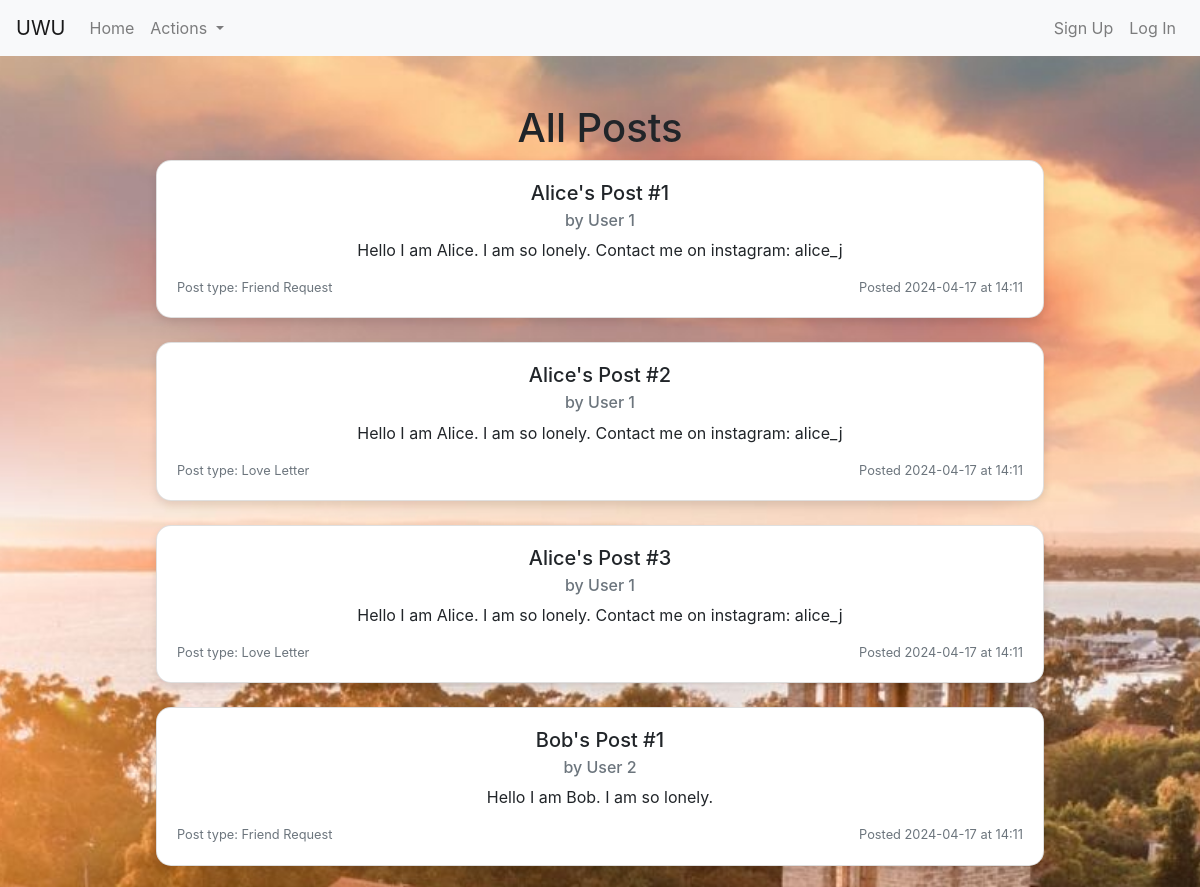
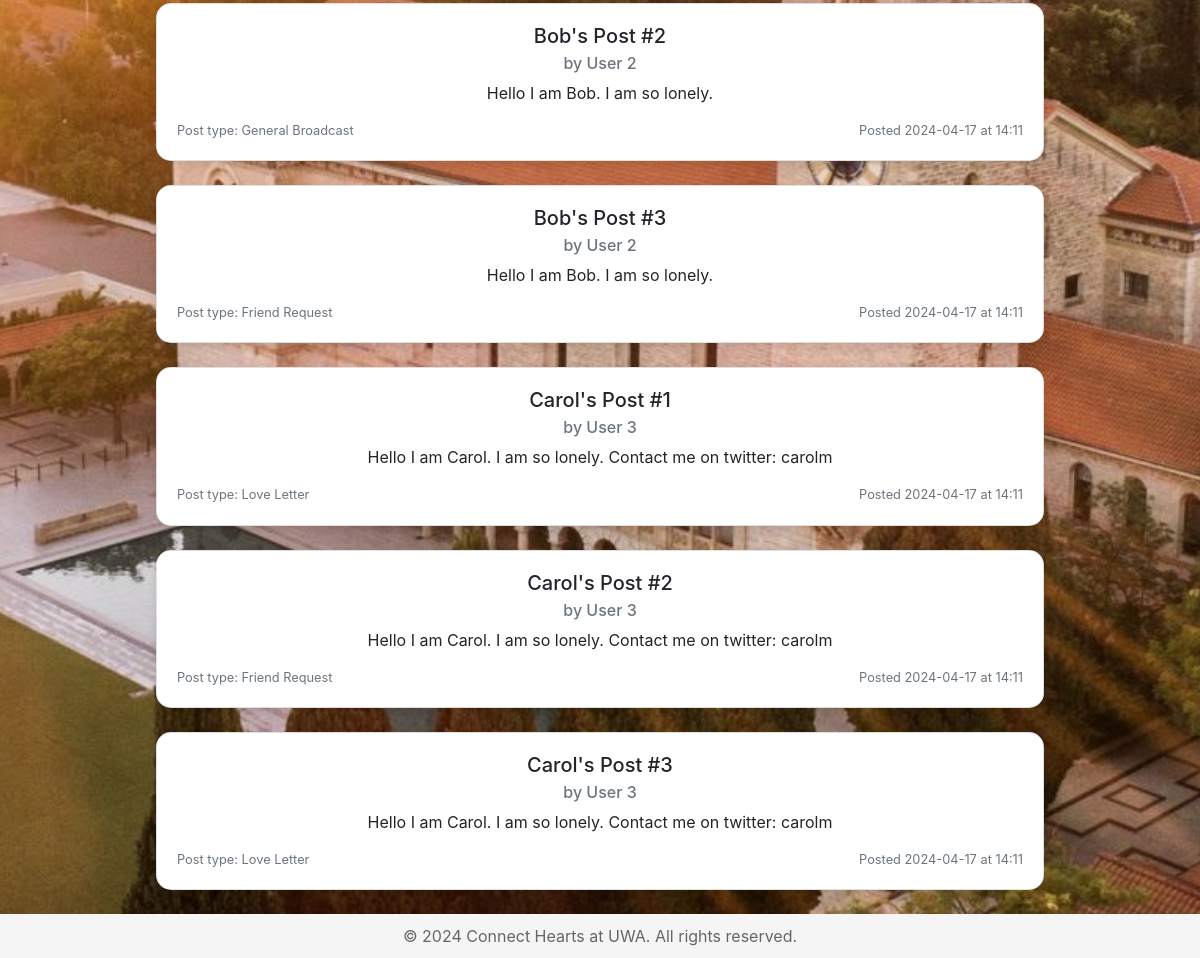
Page /post/browse on the earlier database version (2 pictures, top to bottom).
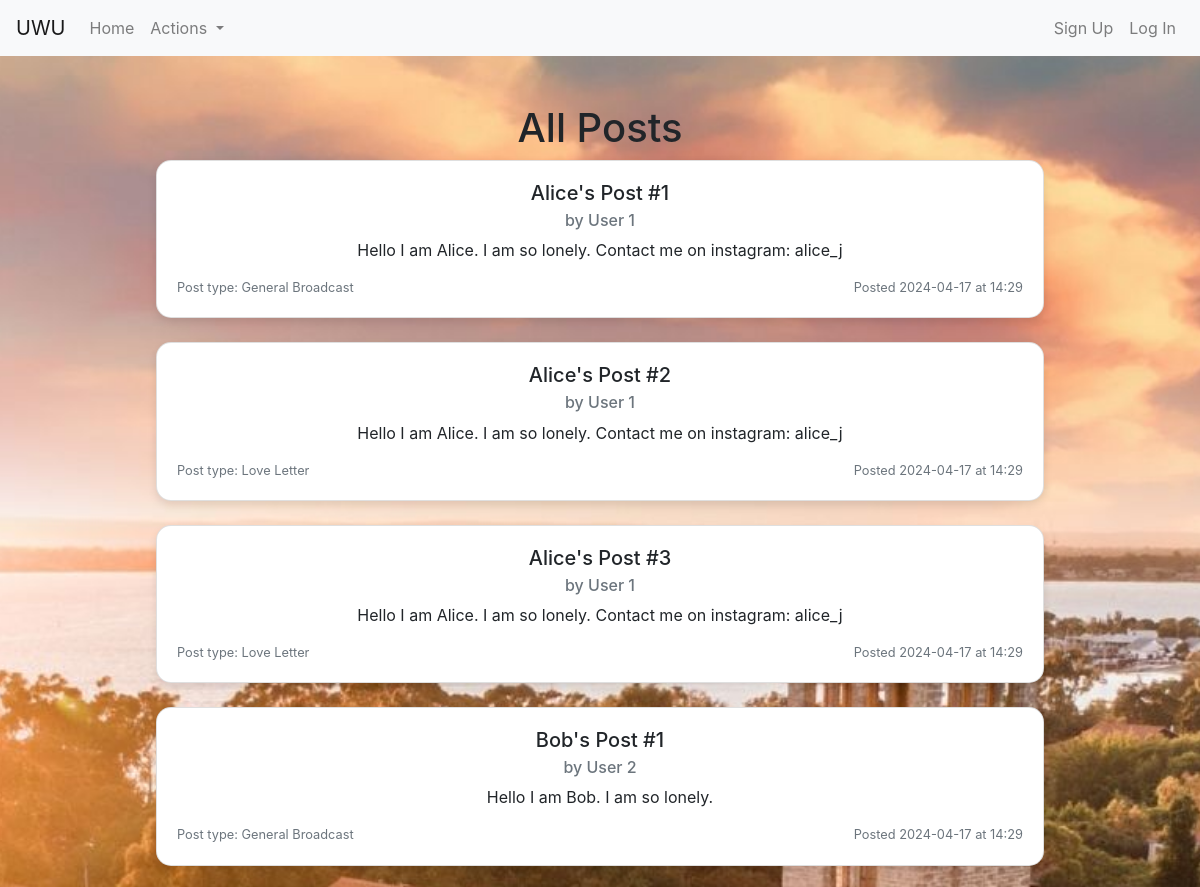
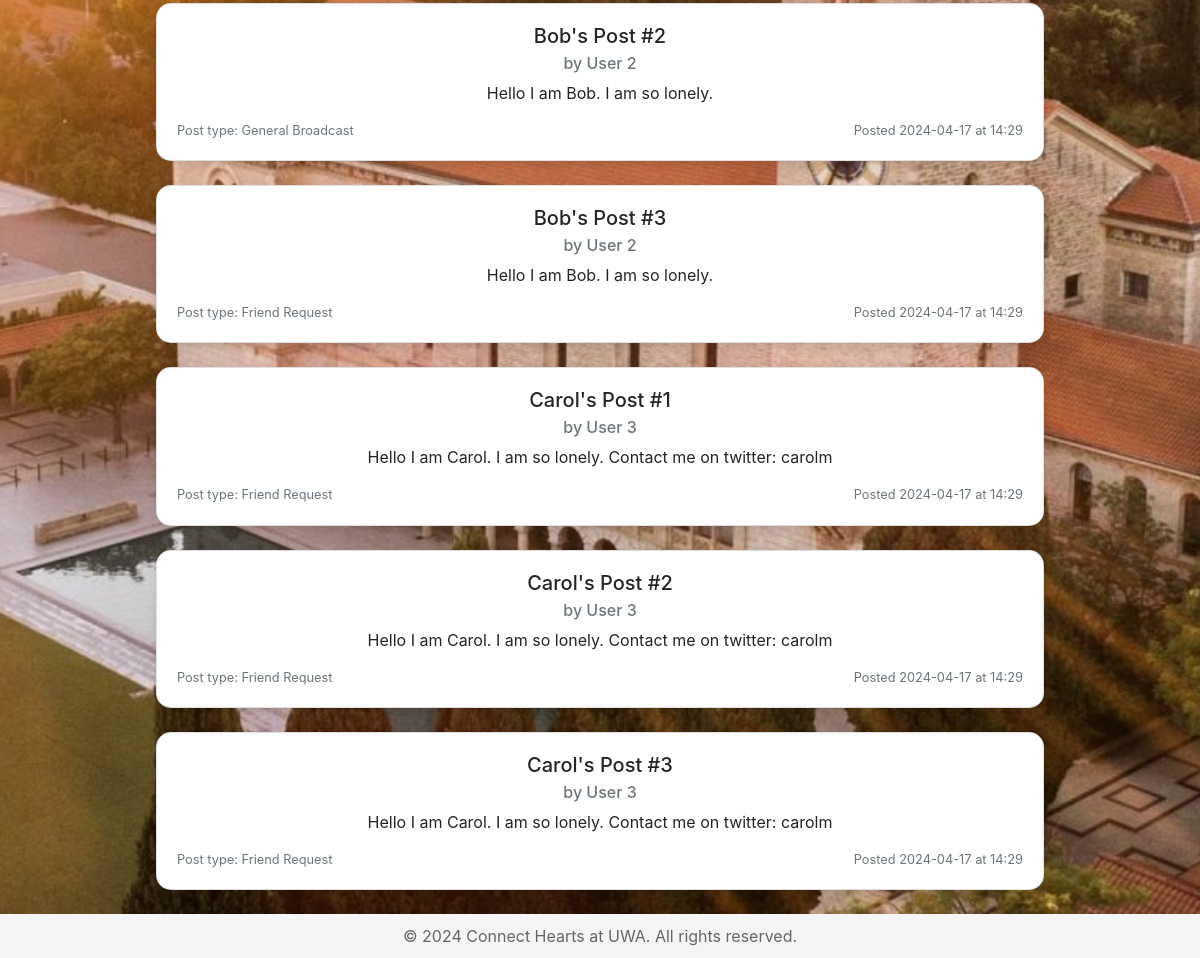
Same page on the later database version (2 pictures, top to bottom).
### models.py (models this page shows)
class Post(db.Model):
    post_id = db.Column(db.Integer, primary_key=True)
    user_id = db.Column(db.Integer, db.ForeignKey("user.user_id"), nullable=False)
    title = db.Column(db.String(200), nullable=False)
    is_anonymous = db.Column(db.Boolean, default=False)
    content = db.Column(db.Text, nullable=False)
    post_type = db.Column(db.String(50), nullable=False)
    created_at = db.Column(db.DateTime, server_default=db.func.now())
    replies = db.relationship("Reply", backref="post", lazy=True)

### blueprints/post.py (the view)
@post.route("/browse")
def browse():
    posts = Post.query.all()
    return render_template("browse.html", posts=posts)

### templates/browse.html (shortened to what this page needs)
{% extends "base.html" %}
{% block content %}
<div class="container mt-5">
    <h1 class="text-center">All Posts</h1>
    {% for post in posts %}
    <div class="card mb-4" style="width: 80%; margin-left: auto; margin-right: auto;">
        <div class="card-body">
            <h5 class="card-title">{{ post.title }}</h5>
            <h6 class="card-subtitle mb-2 text-muted">by User {{ post.user_id }}</h6>
            <p class="card-text">{{ post.content }}</p>
            <div class="d-flex justify-content-between">
                <small class="text-muted">Post type: {{ post.post_type }}</small>
                <small class="text-muted">
                    Posted {{ post.created_at.strftime('%Y-%m-%d at %H:%M') }}
                </small>
            </div>
        </div>
    </div>
    {% endfor %}
</div>
{% endblock %}

### templates/base.html (shortened to what this page needs)
<!doctype html>
<html lang="en">
  <head>
    <link
      rel="stylesheet"
      href="https://stackpath.bootstrapcdn.com/bootstrap/4.5.2/css/bootstrap.min.css"
    />
    <link
      rel="stylesheet"
      href="{{ url_for('static', filename='css/style.css') }}"
    />
  </head>
  <body>
    {% include 'components/navbar.html' %}
    {% block content %} {% endblock %}
    {% include 'components/footer.html' %}
  </body>
</html>

### templates/components/navbar.html (shortened to what this page needs)
<nav class="navbar navbar-expand-lg bg-light navbar-light">
    <a class="navbar-brand" href="#">UWU</a>
    <div class="collapse navbar-collapse" id="navbarNav">
      <ul class="navbar-nav">
        <li class="nav-item">
          <a class="nav-link" href="{{ url_for('home') }}">Home</a>
        </li>
        <li class="nav-item dropdown">
          <a
            class="nav-link dropdown-toggle"
            href="#"
            id="navbardrop"
            data-toggle="dropdown"
          >
            Actions
          </a>
        </li>
      </ul>
      <ul class="navbar-nav ml-auto">
        {% if 'user_id' in session %}
        <li class="nav-item">
          <a class="nav-link" href="{{ url_for('auth.account') }}"
            >{{ session['user_name'] }}</a
          >
        </li>
        <li class="nav-item">
          <a class="nav-link" href="{{ url_for('auth.logout') }}">Log Out</a>
        </li>
        {% else %}
        <li class="nav-item">
          <a
            class="nav-link"
            href="#"
            data-toggle="modal"
            data-target="#signUpModal"
            >Sign Up</a
          >
        </li>
        <li class="nav-item">
          <a
            class="nav-link"
            href="#"
            data-toggle="modal"
            data-target="#loginModal"
            >Log In</a
          >
        </li>
        {% endif %}
      </ul>
    </div>
  </nav>

### templates/components/footer.html
<footer class="footer">
    <div class="container text-center">
      <span>© 2024 Connect Hearts at UWA. All rights reserved.</span>
    </div>
  </footer>

### static/css/style.css (style rules this page uses)
html, body { height: 100%; margin: 0; padding: 0; display: flex; flex-direction: column; }
body { background-image: url("../images/uwa-sunrise-crop.jpg"); background-size: cover; background-position: center; }
.card { text-align: center; border-radius: 15px; box-shadow: 0 4px 8px rgba(0, 0, 0, 0.1); }
.footer { margin-top: auto; width: 100%; background-color: #f5f5f5; color: #666; text-align: center; padding: 10px 0; }
.card { width: 80%; margin: 0 auto 20px; box-shadow: 0 4px 8px rgba(0, 0, 0, 0.1); }

Differences in the rows shown:
changed Post "Alice's Post #1": post_type "Friend Request" → "General Broadcast"; created_at "2024-04-17 at 14:11" → "2024-04-17 at 14:29"
changed Post "Alice's Post #2": created_at "2024-04-17 at 14:11" → "2024-04-17 at 14:29"
changed Post "Alice's Post #3": created_at "2024-04-17 at 14:11" → "2024-04-17 at 14:29"
changed Post "Bob's Post #1": post_type "Friend Request" → "General Broadcast"; created_at "2024-04-17 at 14:11" → "2024-04-17 at 14:29"
changed Post "Bob's Post #2": created_at "2024-04-17 at 14:11" → "2024-04-17 at 14:29"
changed Post "Bob's Post #3": created_at "2024-04-17 at 14:11" → "2024-04-17 at 14:29"
changed Post "Carol's Post #1": post_type "Love Letter" → "Friend Request"; created_at "2024-04-17 at 14:11" → "2024-04-17 at 14:29"
changed Post "Carol's Post #2": created_at "2024-04-17 at 14:11" → "2024-04-17 at 14:29"
changed Post "Carol's Post #3": post_type "Love Letter" → "Friend Request"; created_at "2024-04-17 at 14:11" → "2024-04-17 at 14:29"
